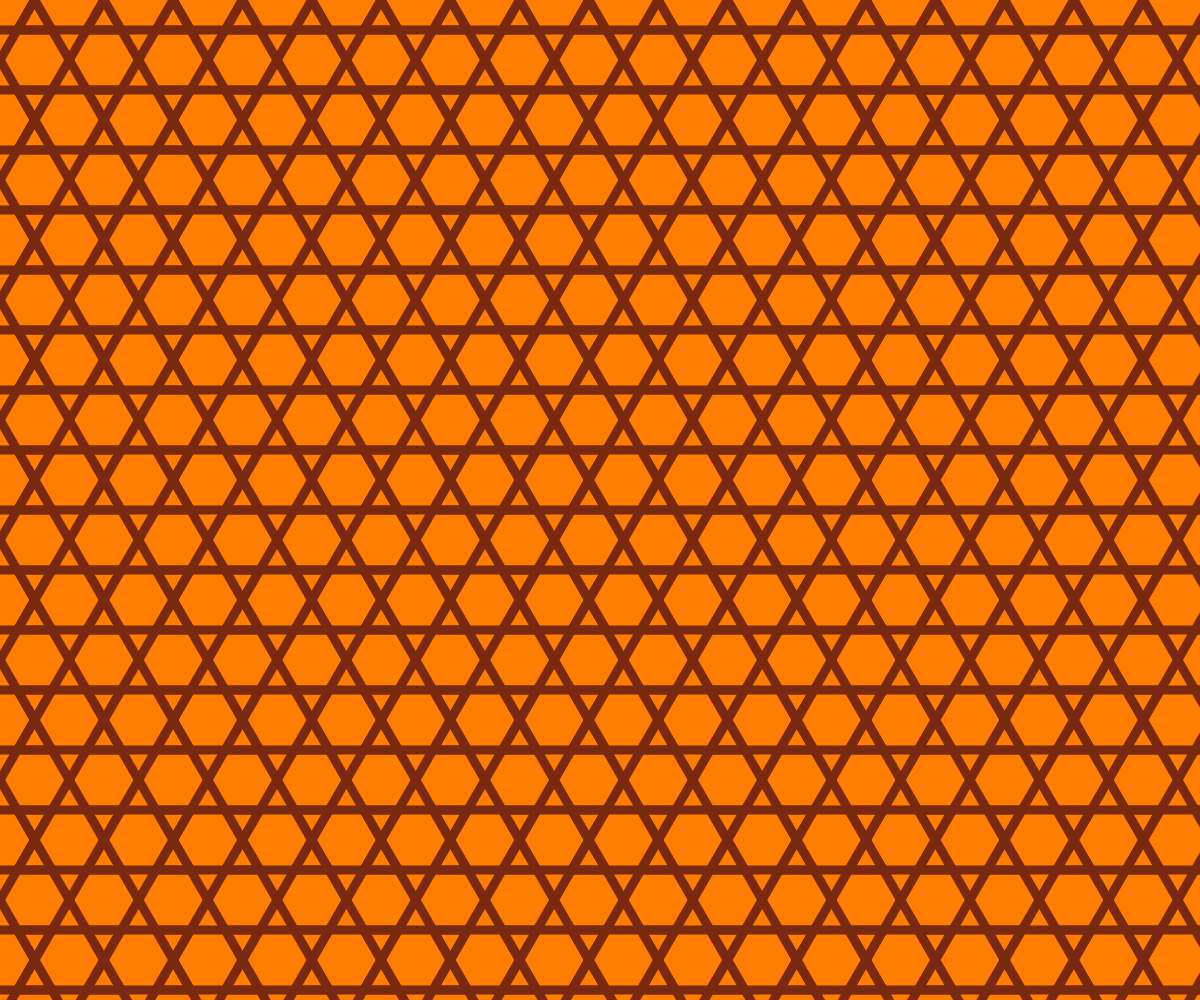
Frame 1 (no input)
Frame 2 (the mouse pressed at the canvas centre, redrawn once): identical to frame 1, image omitted

The p5.js sketch that drew this single still picture (run headless with seeded random() and noise() and a simulated clock; the mouse was pressed at the canvas centre and the sketch redrawn once):

// p5.js sketch
// ── sketch.js
"use strict"

const COLOR_A = "#ff7d00";
const COLOR_B = "#78290f";

function setup(){
	createCanvas(windowWidth, windowHeight);
	angleMode(DEGREES); rectMode(CENTER);
	textAlign(CENTER, CENTER); textSize(14);
	noLoop();
	noSmooth();
}

function draw(){
	background(COLOR_A);

	const rad = 60;
	const pX = rad*cos(30) - sqrt((rad**2) / (2-2*cos(120))) * cos(60);
	const pY = (pX * 2) * sin(60);
	const rows = floor(height / pY);
	const cols = floor(width / pX);
	for(let r=0; r<rows; r++){
		for(let c=0; c<cols; c++){
			let x = c * pX * 2;
			let y = r * pY * 2;
			drawKagome(x, y, rad);
		}
	}
}

function drawKagome(x, y, rad){

	noFill();
	stroke(COLOR_B); strokeWeight(rad * 0.15);

	push();
	beginShape();
	translate(x, y);
	triangle(rad*cos(30), rad*sin(30), rad*cos(150), 
		rad*sin(150), rad*cos(270), rad*sin(270));
	triangle(rad*cos(90), rad*sin(90), rad*cos(210),
		rad*sin(210), rad*cos(330), rad*sin(330));
	endShape();
	pop();
}
